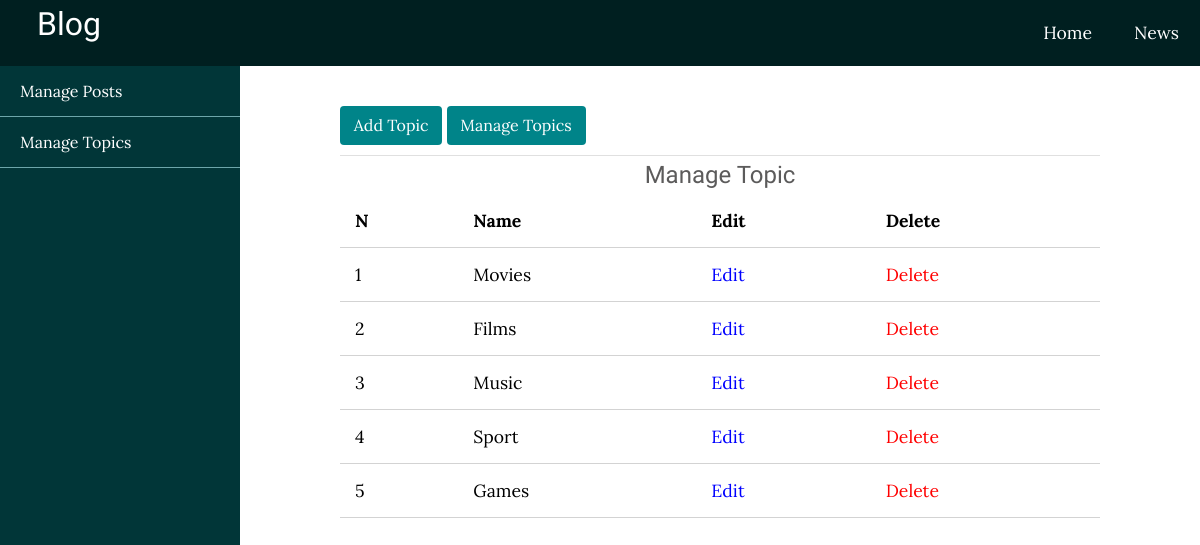
Screenshot of /admin/topics/index.php (signed in) with the database file from the repository.
### tables this page shows
CREATE TABLE `topics` (
  `id` int(50) NOT NULL,
  `name` varchar(100) NOT NULL,
  `description` text NOT NULL
);

### app/controllers/view-topics.php (called while the page is built)
<?php
    require_once('topics.php');
    view();
?>

### app/controllers/topics.php (the view, shortened to what this page needs)
<?php
require_once('../../app/database/cofingBD.php');
function view()
{
  global $conn;
  $topics = $conn->query("SELECT * FROM topics ORDER BY id ASC");
  if ($topics->num_rows > 0) {
    foreach ($topics as $key => $topic) {
      echo
        '<tr class="rec">
            <td>' . ($key + 1) . '</td>
            <td>
              <a href="#">' . $topic['name'] . '</a>
            </td>
            <td>
              <a href="../../admin/topics/edit.php?edit=' . $topic['id'] . '" class="edit">
                Edit
              </a>
            </td>
            <td>
              <a href="../../admin/topics/index.php?delete=' . $topic['id'] . '" class="delete">
                Delete
              </a>
            </td>
          </tr>';
    }
  }
}

### assets/css/style.css (style rules this page uses)
html, body { padding: 0px; margin: 0px; font-family: 'Lora', serif; height: 100%; background: #f6f6f6; }
a { text-decoration: none; color: inherit; }
.delete { color: red; }
.edit { color: blue; }

### assets/css/admin.css (style rules this page uses)
.admin-wrapper .admin-content a { text-decoration: unset; }
th, td { padding: 15px; text-align: left; border-bottom: 1px solid #d3d3d3; }
#admin { overflow: hidden; }

### rows the page displays
topics: name "Movies"
topics: name "Films"
topics: name "Music"
topics: name "Sport"
topics: name "Games"
